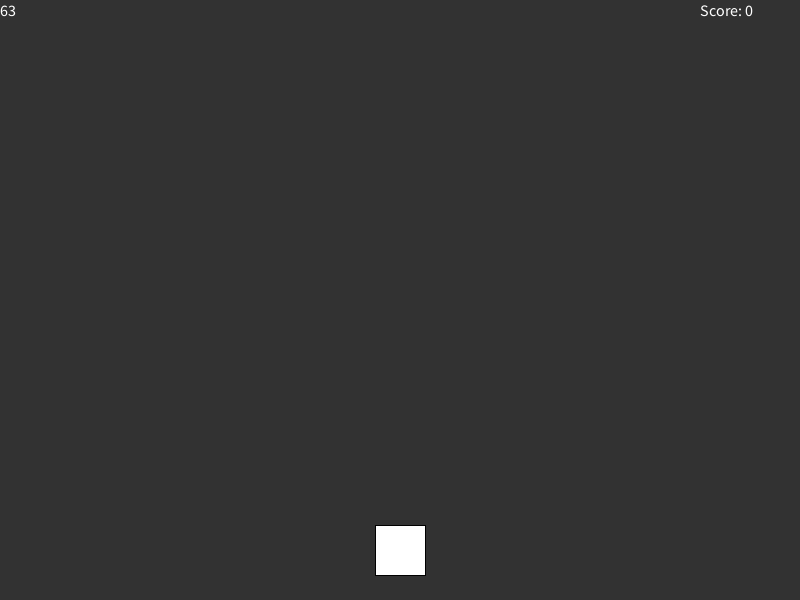
Frame 1 (no input)
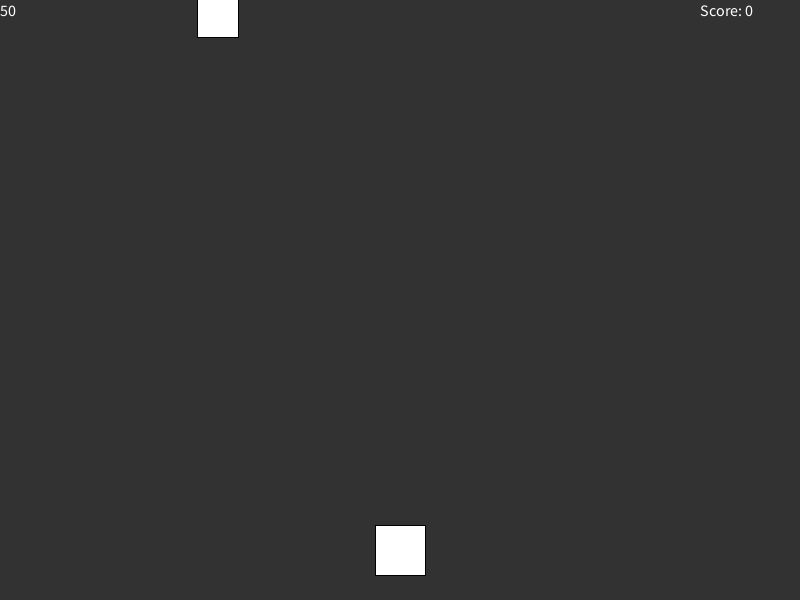
Frame 60 (the mouse pressed at the canvas centre just before this capture)
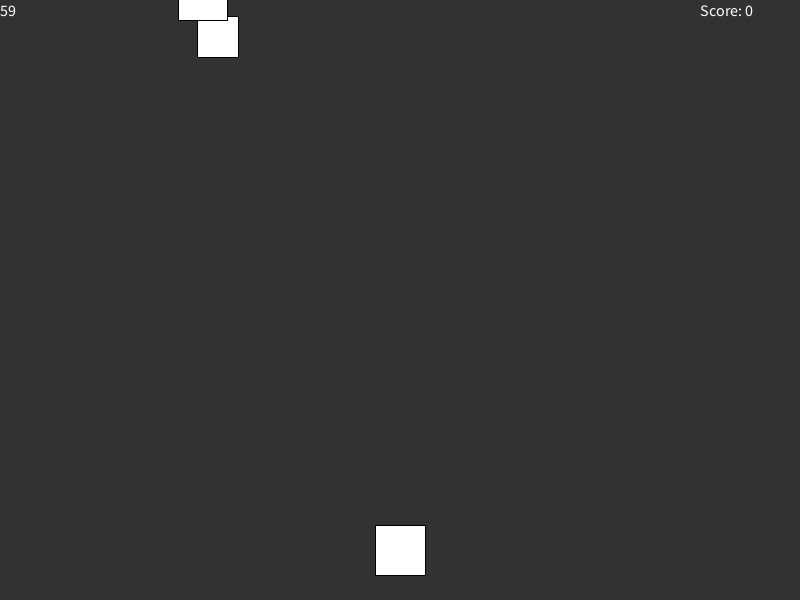
Frame 120 (the mouse held since frame 60 and released just before this capture)

The Processing sketch that drew these frames (run headless with seeded random() and noise(); from frame 60 on, the mouse is pressed at the canvas centre):

// Processing sketch: simple_space_ship_shooter
// ── simple_space_ship_shooter.pde
import java.util.Iterator;

class Bullet {
  float x;
  float y;
  float w;
  float h;
  float speed;

  Bullet(float x, float y, float w, float h) {
    this.x = x;
    this.y = y;
    this.w = w;
    this.h = h;
    this.speed = 300;
  }

  public void draw() {
    rect(x, y, w, h);
  }
}

class Player {
  float x;
  float y;
  float w;
  float h;
  float fireRate;

  Player(float x, float y, float w, float h) {
    this.x = x;
    this.y = y;
    this.w = w;
    this.h = h;
    this.fireRate = 0.2;
  }

  public void draw() {
    rect(x, y, w, h);
  }

  PVector getPos() {
    return new PVector(this.x, this.y);
  }
  PVector getSize() {
    return new PVector(this.w, this.h);
  }

  void setPos(float x, float y) {
    this.x = x;
    this.y = y;
  }
}

class Enemy {
  float x;
  float y;
  float w;
  float h;
  float speed;

  Enemy(float x, float y, float w, float h, float s) {
    this.x = x;
    this.y = y;
    this.w = w;
    this.h = h;
    this.speed = s;
  }

  public void draw() {
    rect(x, y, w, h);
  }

  PVector getPos() {
    return new PVector(this.x, this.y);
  }
  PVector getSize() {
    return new PVector(this.w, this.h);
  }
}

Player player;
long timeA;
long timeB;
float deltaTime;
long fireTimeA;
long fireTimeB;
float elapsedFireTime;
long enemyTimeA;
long enemyTimeB;
float elapsedEnemyTime;
boolean[] wasdKeys;
ArrayList <Bullet> bullets;
ArrayList <Enemy> enemies;
int scoreA;
int scoreB;
int score;
int enemySpeed;
boolean gameOver;
String sGameOver;
String sRestart;

void setup() {
  size(800, 600);
  frameRate(60);

  wasdKeys = new boolean[5];
  wasdKeys[0] = false;
  wasdKeys[1] = false;
  wasdKeys[2] = false;
  wasdKeys[3] = false;
  wasdKeys[4] = false;

  score = 0;
  scoreA = 0;
  enemySpeed = 20;
  gameOver = false;
  timeA = millis();
  fireTimeA = millis();
  enemyTimeA = millis();
  player = new Player(0, 0, 50, 50);
  player.setPos(width / 2 - player.getSize().x / 2,
                height - 25 - player.getSize().y);

  bullets = new ArrayList<Bullet>();
  enemies = new ArrayList<Enemy>();
}
void draw() {
  background(50);
  if (!gameOver) {
    timeB = millis();
    deltaTime = (timeB - timeA) / 1000.0;
    timeA = timeB;

    enemyTimeB = millis();
    elapsedEnemyTime = (enemyTimeB - enemyTimeA) / 1000.0;

    if (elapsedEnemyTime > 1.0) {
      enemyTimeA = enemyTimeB;
      float size = random(24, 51);
      Enemy enemy = new Enemy(random(0, width - size), -50, size, size, enemySpeed);
      enemies.add(enemy);
      if ((score - scoreA) > 100) {
        enemySpeed *= 2;
        scoreA = score;
      }
    }

    handlePlayerInput(player);
    if (!bullets.isEmpty()) {
      Iterator<Bullet> bulletIterator = bullets.iterator();
      while (bulletIterator.hasNext()) {
        Bullet bullet = bulletIterator.next();
        bullet.y -= bullet.speed * deltaTime;
        bullet.draw();
        if (bullet.y < -50) {
          bulletIterator.remove();
        } else {
          Iterator<Enemy> enemyIterator = enemies.iterator();
          while (enemyIterator.hasNext()) {
            Enemy enemy = enemyIterator.next();
            if (checkCollision(enemy, bullet)) {
              //println("collision");
              enemyIterator.remove();
              bulletIterator.remove();
              score += 10;
              break;
            }
          }
        }
      }
    }


    if (!enemies.isEmpty()) {
      for (int i = 0; i < enemies.size(); i++) {
        Enemy enemy = enemies.get(i);
        if (enemy.y > height) {
          enemy = null;
          enemies.remove(i);
          gameOver = true;
        } else {
          enemy.y += enemy.speed * deltaTime;
          enemy.draw();
        }
      }
      //println("enemyArrayCount: " + enemies.size());
    }

    player.draw();
    textSize(16);
    text(round(frameRate), 0, 16);
    text("Score: " + score, width - 100, 16);
  } else {
    sGameOver = "Game Over";
    sRestart = "Press R to restart.";
    text(sGameOver, width / 2 - textWidth(sGameOver) / 2, height / 2);
    text(sRestart, width / 2 - textWidth(sRestart) / 2, height / 2 + 20);
    if (keyPressed) {
      if (key == 'r') {
        gameOver = false;
        reStart();
      }
    }
  }
}

void keyPressed() {
  if (key == 'w') {
    wasdKeys[0] = true;
  }
  if (key == 'a') {
    wasdKeys[1] = true;
  }
  if (key == 's') {
    wasdKeys[2] = true;
  }
  if (key == 'd') {
    wasdKeys[3] = true;
  }
  if (key == 32) {
    wasdKeys[4] = true;
  }
}

void keyReleased() {
  if (key == 'w') {
    wasdKeys[0] = false;
  }
  if (key == 'a') {
    wasdKeys[1] = false;
  }
  if (key == 's') {
    wasdKeys[2] = false;
  }
  if (key == 'd') {
    wasdKeys[3] = false;
  }
  if (key == 32) {
    wasdKeys[4] = false;
  }
}

void handlePlayerInput(Player obj) {
  if (wasdKeys[0]) {
    //println("TOP");
    obj.y = (obj.getPos().y - 10);
  }
  if (wasdKeys[1]) {
    //println("LEFT");
    obj.x = (obj.getPos().x - 10);
  }
  if (wasdKeys[2]) {
    //println("BOTTOM");
    obj.y = (obj.getPos().y + 10);
  }
  if (wasdKeys[3]) {
    //println("RIGHT");
    obj.x = (obj.getPos().x + 10);
  }
  if (wasdKeys[4]) {
    fireTimeB = millis();
    elapsedFireTime = (fireTimeB - fireTimeA) / 1000.0;
    if (elapsedFireTime > player.fireRate) {
      fireTimeA = fireTimeB;
      Bullet bullet = new Bullet(player.getPos().x + player.getSize().x / 2 - 7.5,
        player.getPos().y, 15, 30);
      bullets.add(bullet);
    }
  }
}

boolean checkCollision(Enemy objOne, Bullet objTwo) {
  return objOne.x < objTwo.x + objTwo.w &&
    objOne.x + objOne.w > objTwo.x &&
    objOne.y < objTwo.y + objTwo.h &&
    objOne.y + objOne.h > objTwo.y;
}

void reStart() {
  score = 0;
  scoreA = 0;
  enemySpeed = 20;
  gameOver = false;
  timeA = millis();
  fireTimeA = millis();
  enemyTimeA = millis();
  player = new Player(0, 0, 50, 50);
  player.setPos(width / 2 - player.getSize().x / 2,
                height - 25 - player.getSize().y);
  enemies.clear();
  bullets.clear();
}
